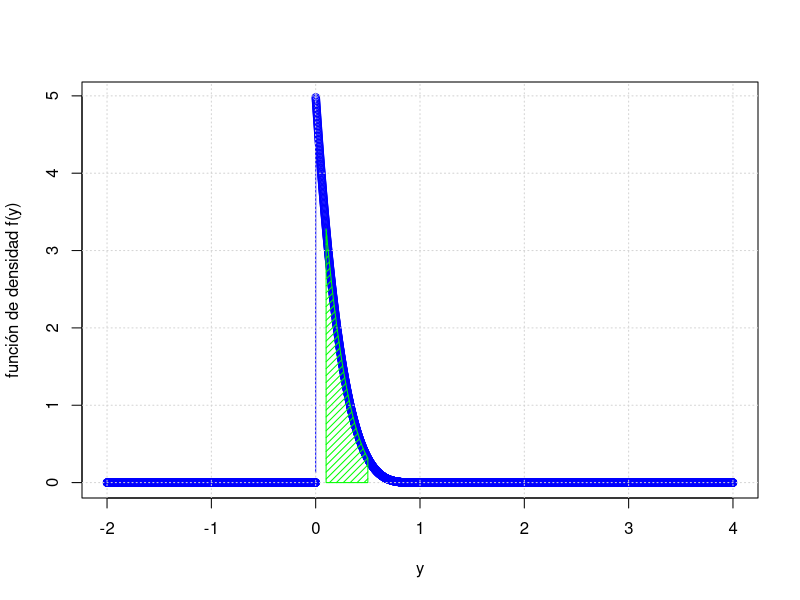
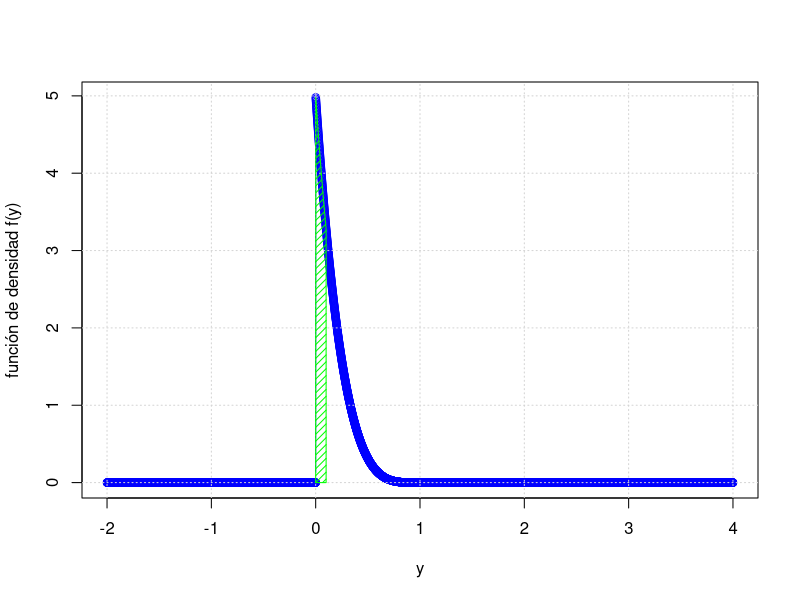
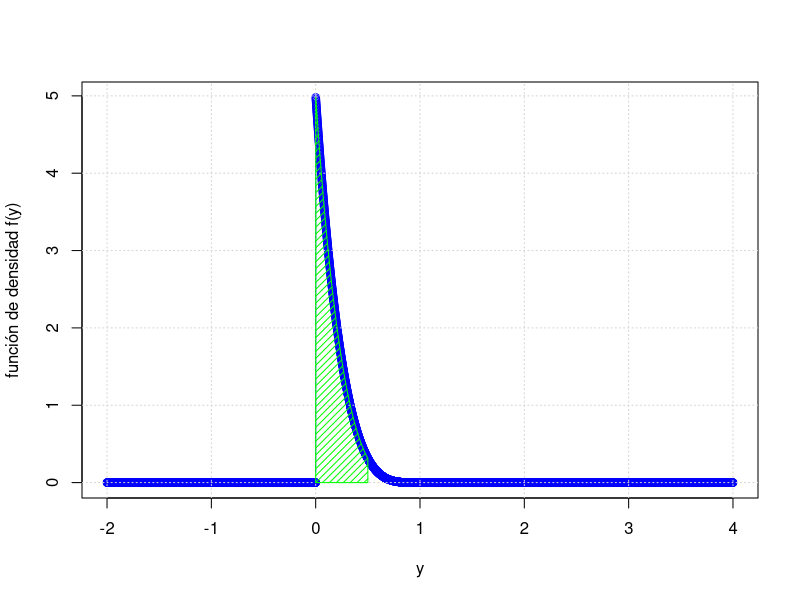

R code for these plots, in order:
## ---- chunk 1
# a) y d)

# a)
 # Para verificar que la funcion de dendidad es valida 
#al hacer la integral tenemos que comprobar que nos da 
# 1  desde menos infinito a infinito pero en nuestra 
# integral nos da 0 excepto pa los intervalos 1 y 0
# una forma de solucionar la integral es multiplicando 
# la integral por la derivada de dicha integral.
res=(-5*(0-1/5))+(-5*(0-0/5))
res
# al darnos 1 hemos comprobado que se cumple su funcion de densidad 

delta=0.001
y=seq(from=-2, to=4,by=delta) 
f_Y=function(y1){ f=rep(0,length(y1)) 
for(i in 1:length(y1)) { if((y1[i]<=0)|(y1[i]>=1)) {fY=0} 
else {fY=5*(1-y1[i])^4} 
f[i]=fY }
return(f) }

plot(y,f_Y(y), col="blue", type="b", ylab = "función de densidad f(y)")
grid()
Valores_muestra=sample(y,50, replace=TRUE, prob=f_Y(y))

min(f_Y(y)) 

probabilidad_1<-integrate(f_Y,-2,4)
probabilidad_1 
#-----------------------------------------------------------------

#d)
probabilidad_b=0.1
probabilidad_c=0.5
probabilidad_2=integrate(f_Y,probabilidad_b,probabilidad_c)
probabilidad_2 
y_1 = 0.1 
y_2 = 0.5 
p = f_Y(seq(y_1,y_2,delta)) 
z = c(y_1,seq(y_1,y_2,delta),y_2)
p = c(0,p,0)
polygon(z,p,col="green", density = 20.5)


## ---- chunk 2
#b)
# la probabilidad de que una empresa gaste menos
# del 10 ~€ de su presupuesto en controles 
# medioambientales y de contaminacion 
# P y < 10 % 
# al hacer la integral nos da
pb=-5*(((1-0.1)^5/5)-(1/5))
pb

probabilidad_2=integrate(f_Y,0,probabilidad_b)
probabilidad_2

#--------------------------------------------
delta=0.001
y=seq(from=-2, to=4,by=delta) 
f_Y=function(y1){ f=rep(0,length(y1)) 
for(i in 1:length(y1)) { if((y1[i]<=0)|(y1[i]>=1)) {fY=0} 
else {fY=5*(1-y1[i])^4} 
f[i]=fY }
return(f) }

plot(y,f_Y(y), col="blue", type="b", ylab = "función de densidad f(y)")
grid()
Valores_muestra=sample(y,50, replace=TRUE, prob=f_Y(y))

min(f_Y(y)) 
y_1 = 0 
y_2 = 0.1 
p = f_Y(seq(y_1,y_2,delta)) 
z = c(y_1,seq(y_1,y_2,delta),y_2)
p = c(0,p,0)
polygon(z,p,col="green", density = 20.5)

## ---- chunk 3
#c)
# la probabilidad de que gaste mas del 50 %
# P y >50 %
pc=(-5)*(((((1-1)^5)/5))-(1/5))*((-5)*(((((1-0.5)^5)/5))-(1/5)))
pc
probabilidad_2=integrate(f_Y,0,probabilidad_c)
probabilidad_2

#--------------------------------------------
delta=0.001
y=seq(from=-2, to=4,by=delta) 
f_Y=function(y1){ f=rep(0,length(y1)) 
for(i in 1:length(y1)) { if((y1[i]<=0)|(y1[i]>=1)) {fY=0} 
else {fY=5*(1-y1[i])^4} 
f[i]=fY }
return(f) }

plot(y,f_Y(y), col="blue", type="b", ylab = "función de densidad f(y)")
grid()
Valores_muestra=sample(y,50, replace=TRUE, prob=f_Y(y))

min(f_Y(y)) 
y_1 = 0 
y_2 = 0.5 
p = f_Y(seq(y_1,y_2,delta)) 
z = c(y_1,seq(y_1,y_2,delta),y_2)
p = c(0,p,0)
polygon(z,p,col="green", density = 20.5)

#--------------------------------------------------------
